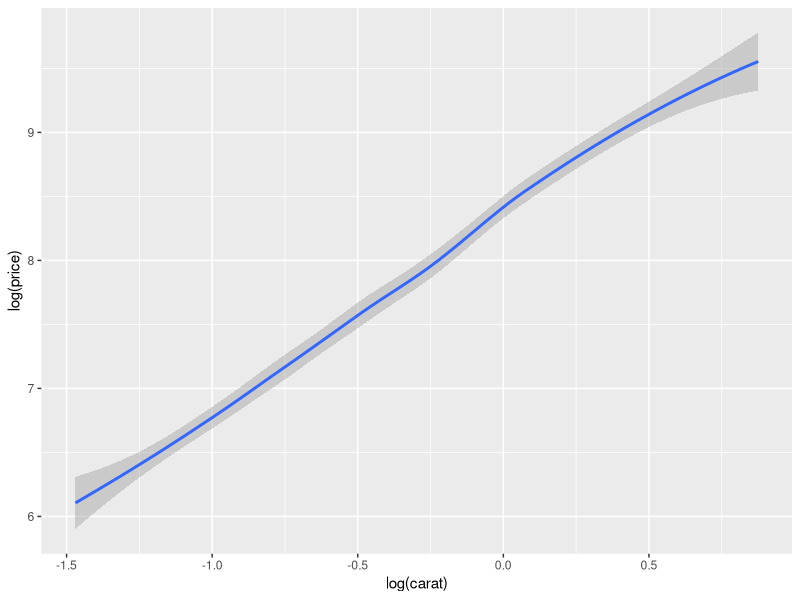
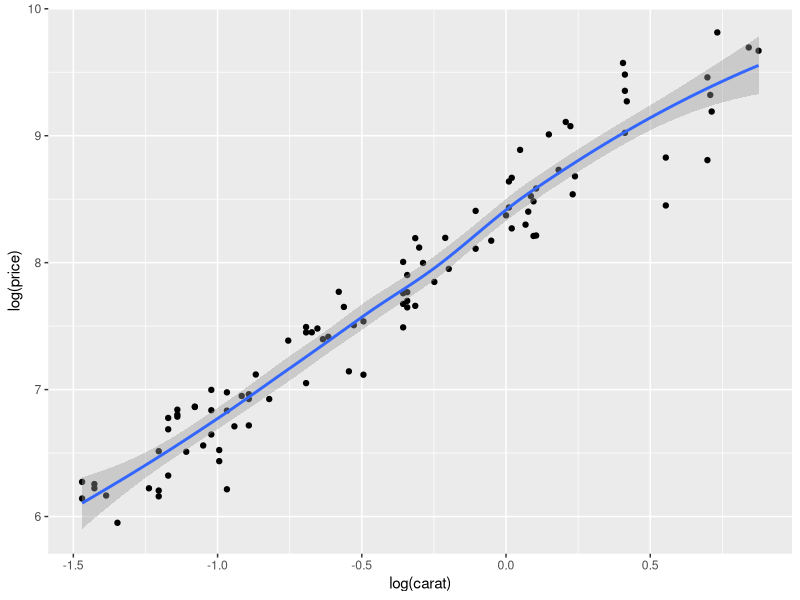
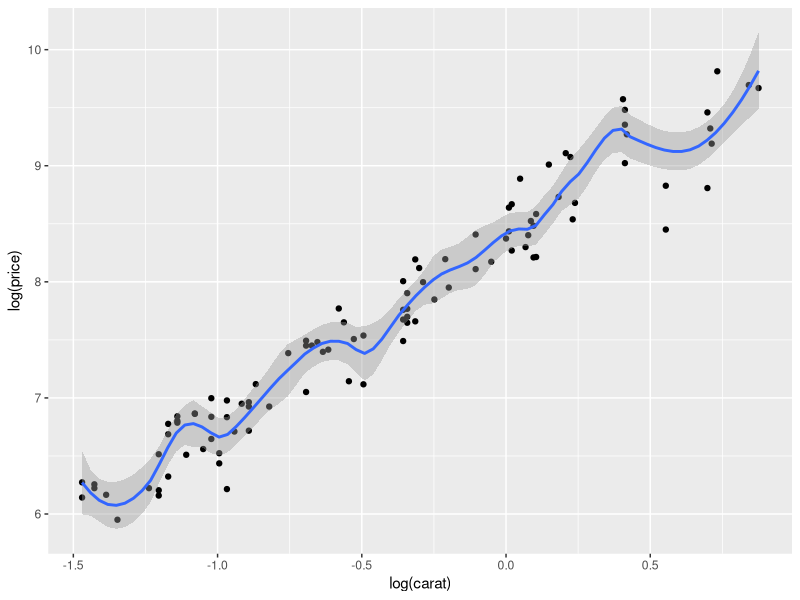
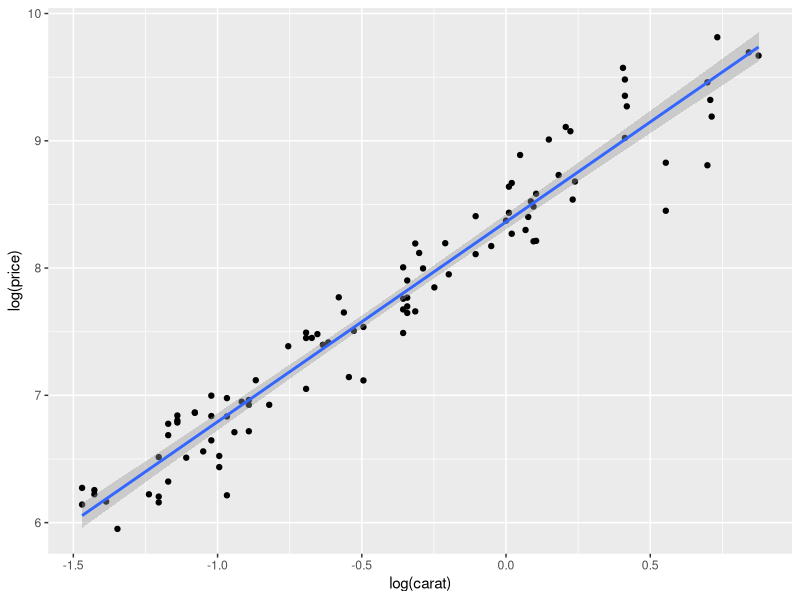
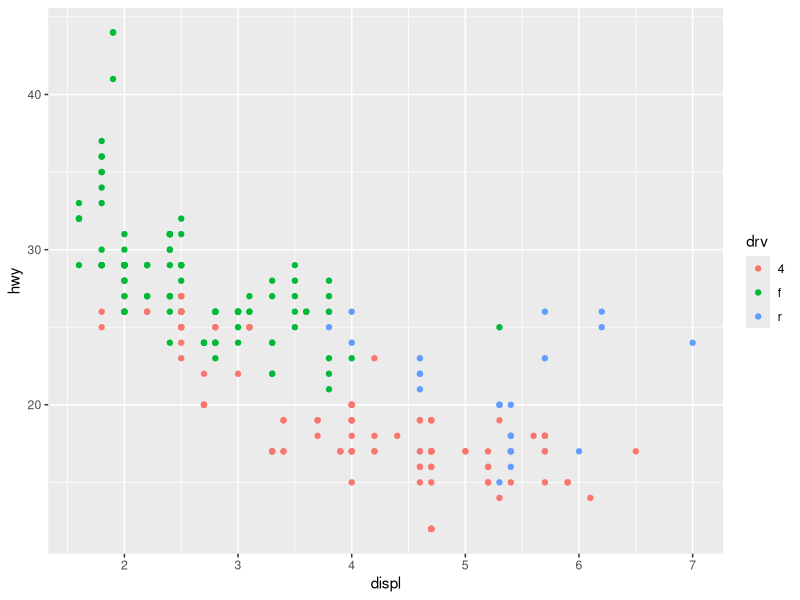
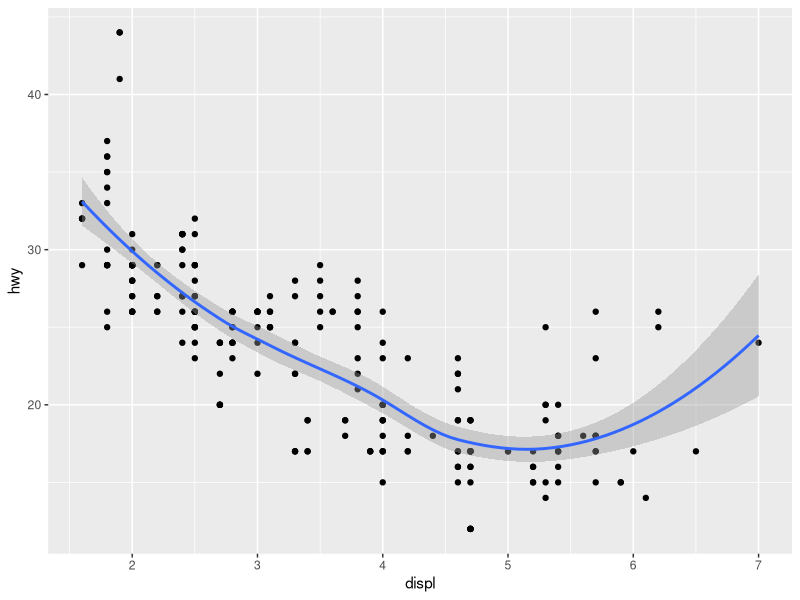
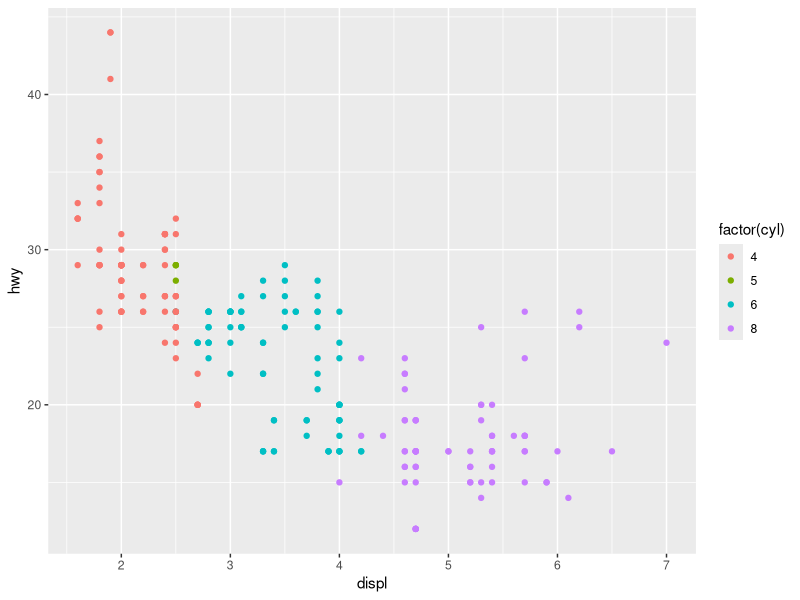
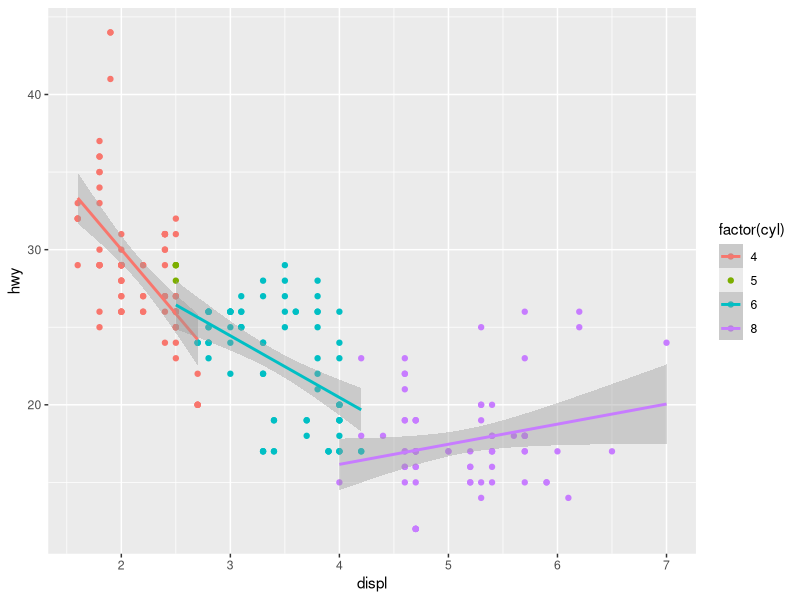

Write the R code that produced these figures, in order.
library(ggplot2)

# Side-note that if you run this as a file and not in the IDE the plots will actually be put
# into a PDF for you in the active working directory (here).

# We can use a randomly selected sample of the dataset for the graph.
# However, because the results should be reproducible, we should set an RNG seed.
set.seed(1000)

# Select the numbered rows of the numbers produced by sample. Sample picks 100 random numbers.
dsmall <- diamonds[sample(nrow(diamonds), 100),]
# The random comma at the end tells R that you're slecting ROWS, not columns.
# If you don't put this comma it assumes you're looking to select the columns.

qplot(log(carat), log(price), data = dsmall, geom = "smooth")
# Can supply multiple geoms in a vector
qplot(log(carat), log(price), data = dsmall, geom = c("point", "smooth")) # Different smooth line?

# Span varies the smoothness of geom_smooth from 0 to 1 where 1 is the smoothest.
# It states that span is an unknown parameter, yet this does actually modify the produced graph.
# 0.2 is the minimum before R throws warnings. 0.1 works with warnings, but anything lower produces
# no smooth line. Though, using 0.1 means you might as well not even put a smooth line.
qplot(log(carat), log(price), data = dsmall, geom = c("point", "smooth"), span = 0.2)

# You can also fit a linear model to the graph via lm.
qplot(log(carat), log(price), data = dsmall, geom = c("point", "smooth"), method = "lm")

# Scatterplotting a different dataset, ggplot's builtin mpg (car fuel economy data)
qplot(displ, hwy, data = mpg, color = drv)
# If you provided a color argument to this, it would draw one smooth for every color.
qplot(displ, hwy, data = mpg, geom = c("point", "smooth"))
# Answers the question "How are engine size and fuel economy related?"
# Turning cylinder into a factor (categorical data). Basically counts the appearances of each value.
qplot(displ, hwy, data = mpg, color = factor(cyl))
# We can use all arguments previously shown at once.
# Note that there aren't enough 5 cylinders to fit a line, so there isn't one.
qplot(displ, hwy, data = mpg, color = factor(cyl), geom = c("point", "smooth"), method = "lm")

### --- Faceting --- ###


# . acts as a placeholder, indicating that there's no variable.
# Results in three seperate histograms, one of each drive class (four-wheel, front, rear-wheel).
qplot(hwy, data = mpg, facets = drv ~ ., binwidth = 2) # Could add colors. Doesn't help much though.

# Flips sideways. displ is displacement. Air movement per engine rev possibly
qplot(displ, hwy, data = mpg, facets = . ~ drv, geom = c("point", "smooth"))

# Reusing the diamond set.
qplot(carat, data = diamonds, facets = color ~ ., geom = "histogram")

# ..density.. tells ggplot to map the density as the Y-axis, instead of just counting.
qplot(carat, ..density.., data = diamonds, facets = color ~ ., geom = "histogram")

# Plots thirty five histograms by also grouping by cut.
qplot(carat, data = diamonds, facets = color ~ cut, geom = "histogram")

